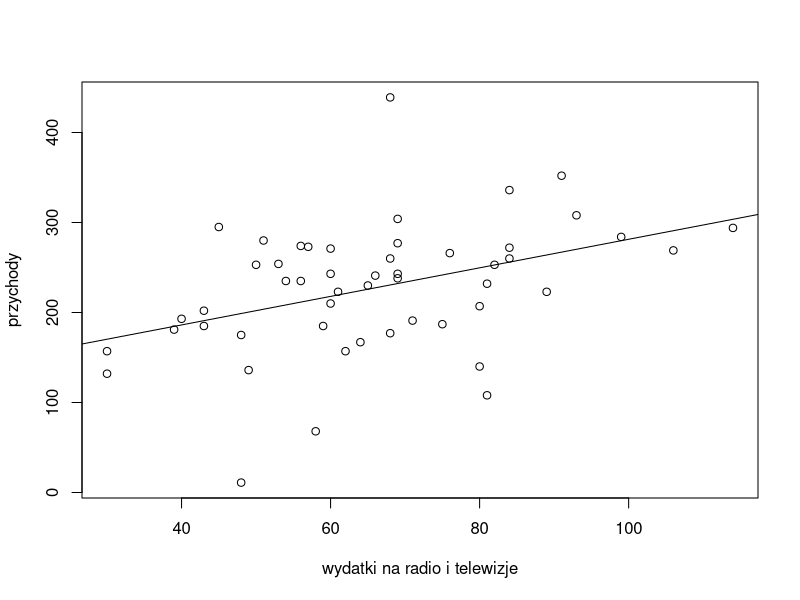
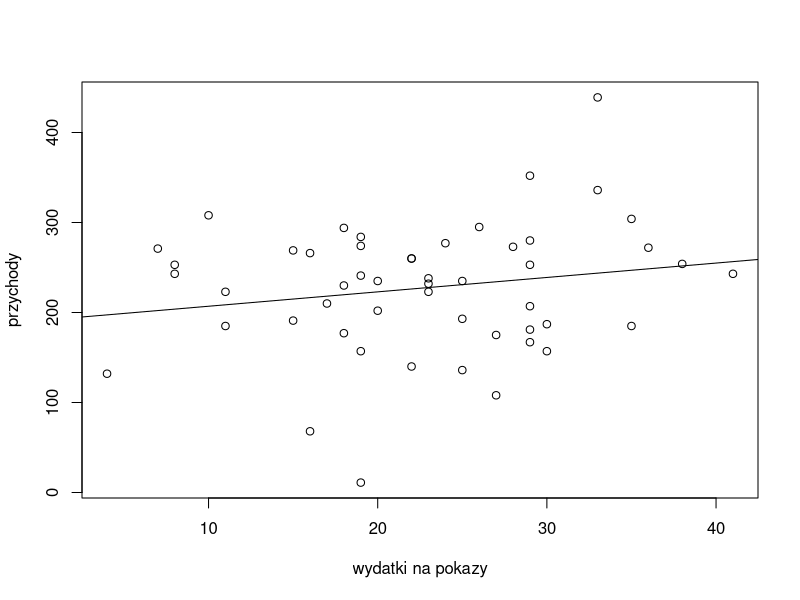
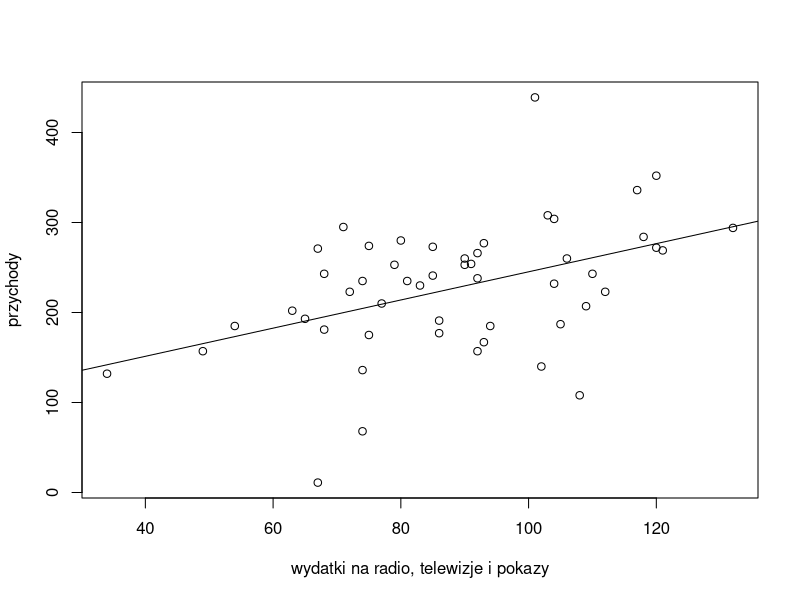
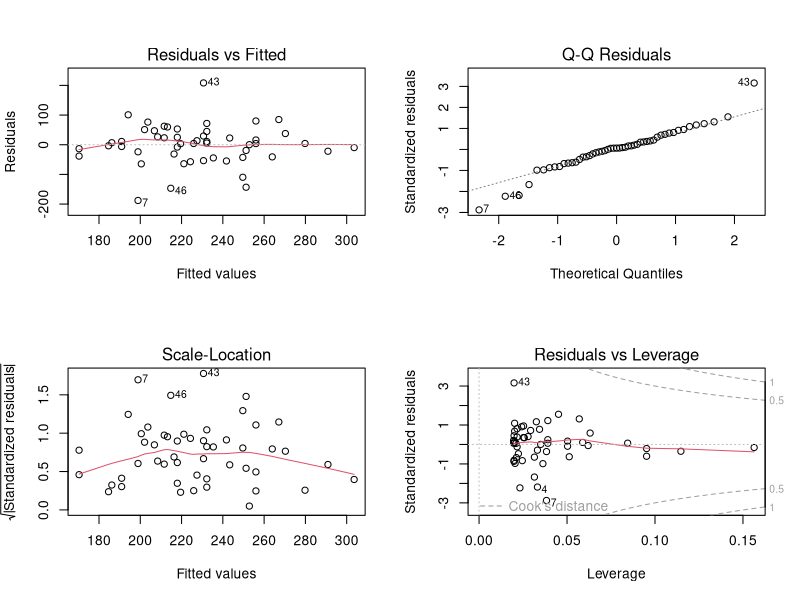
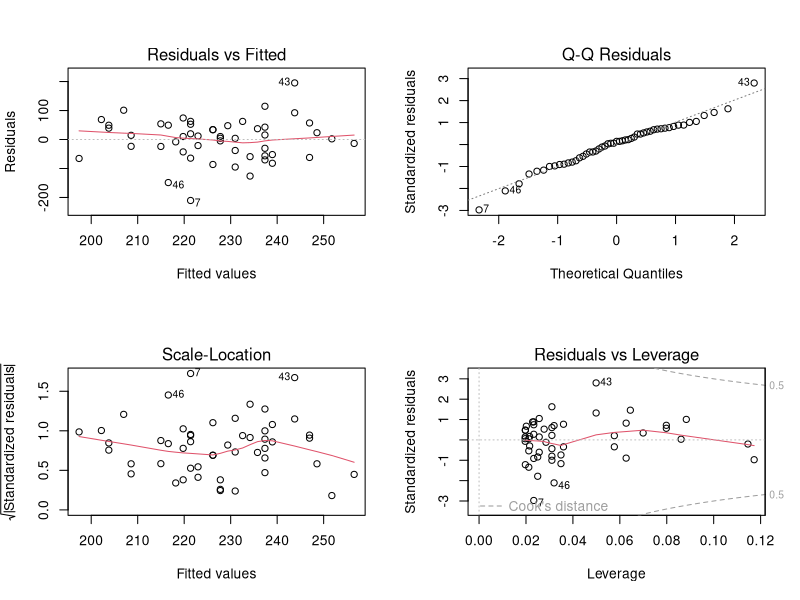
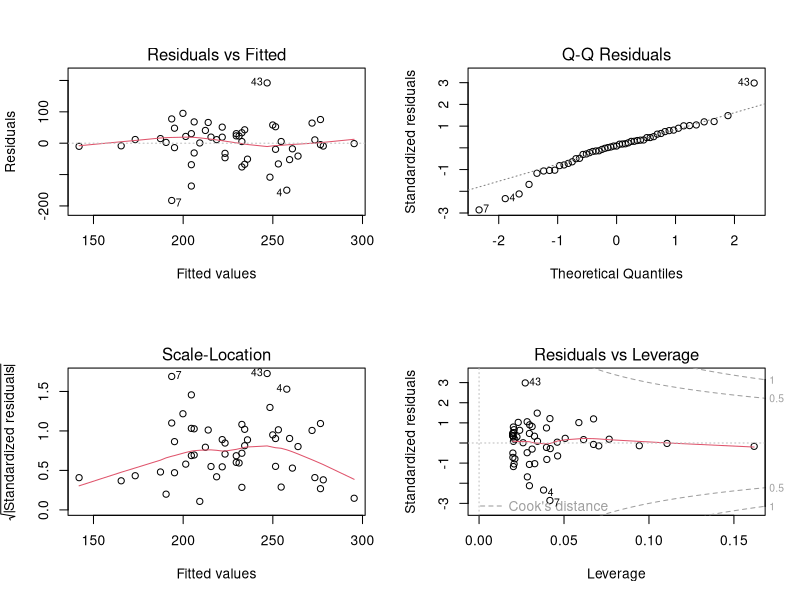
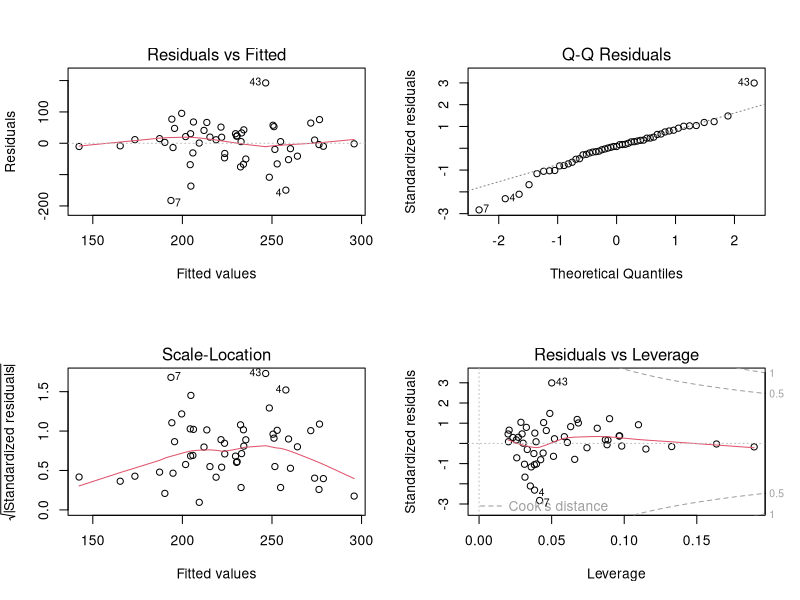

Write the R code that produced these figures, in order.
#dane wejściowe
przychody<-c(185,136,308,108,269,243,11,191,277,253,177,193,253,187,284,273,295,223,157,238,167,260,232,272,140,223,230,243,266,280,202,352,274,235,210,175,241,294,271,235,181,132,439,157,207,68,254,304,336,185,260)
radio<-c(59,49,93,81,106,69,48,71,69,50,68,40,82,75,99,57,45,61,30,69,64,84,81,84,80,89,65,60,76,51,43,91,56,54,60,48,66,114,60,56,39,30,68,62,80,58,53,69,84,43,68)
sklepy<-c(35,25,10,27,15,41,19,15,24,29,18,25,8,30,19,28,26,11,19,23,29,22,23,36,22,23,18,8,16,29,20,29,19,20,17,27,19,18,7,25,29,4,33,30,29,16,38,35,33,11,22)

(dane = data.frame(przychody, radio,  sklepy))

#wykres zależności tygodniowych przychodów od wydatków na radio i telewizje
plot(dane$radio,dane$przychody, xlab ="wydatki na radio i telewizje", ylab= "przychody")
#model regresji linowej
reglinRadio <-lm(przychody ~ radio, dane)
#rysowanie linii, nie ma tego w poleceniu
abline(reglinRadio)

#wykres zależności tygodniowych przychodów od wydatków na pokazy sklepowe
plot(dane$sklepy, dane$przychody, xlab ="wydatki na pokazy", ylab= "przychody")
reglinSklepy <-lm(przychody ~ sklepy, dane)
abline(reglinSklepy)


radioSumSklepy = radio + sklepy

plot(radioSumSklepy, dane$przychody, xlab ="wydatki na radio, telewizje i pokazy", ylab= "przychody")
reglinRadioSumSklepy <- lm(przychody ~ radioSumSklepy, dane)

reglinRadioSklepy<- lm(przychody ~ radio+sklepy, dane)
abline(reglinRadioSumSklepy)

#oceny??????
summary(reglinRadio)
summary(reglinSklepy)
summary(reglinRadioSumSklepy)
summary(reglinRadioSklepy)


par(mfrow=c(2,2))
#diagnostyki
plot(reglinRadio)
plot(reglinSklepy)
plot(reglinRadioSumSklepy)
plot(reglinRadioSklepy)
